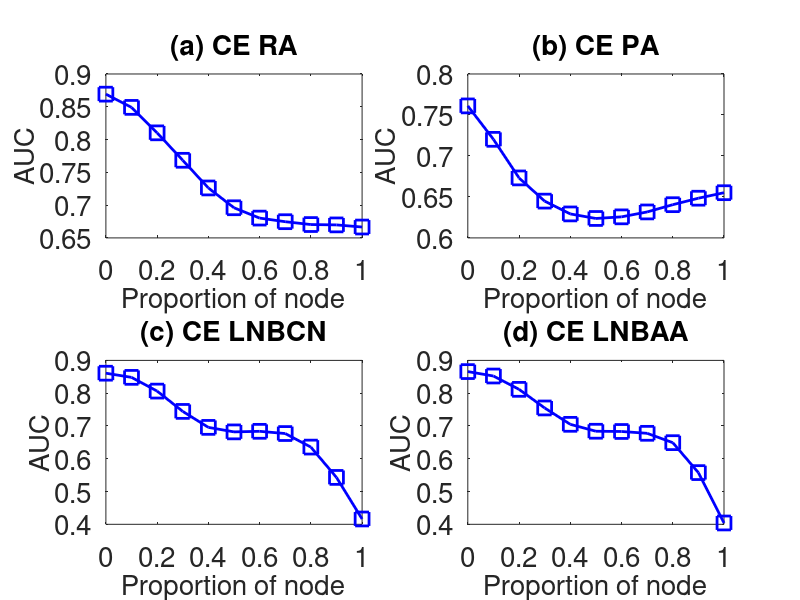

Write the MATLAB code that produced this figure.
subplot(2,2,1);
x=0:0.1:1;
y=[0.869236	0.849062	0.81023	0.768373	0.726174	0.695966	0.680215	0.674708	0.670366	0.669826	0.666584
];
plot(x,y,'-bs','LineWidth',2,'MarkerSize',10);
set(gca,'FontSize',20);
xlabel('Proportion of node','fontsize',20);
ylabel('AUC','fontsize',20);
title('(a) CE RA','fontsize',20);

subplot(2,2,2);
x=0:0.1:1;
y=[0.761047	0.720273	0.673181	0.644879	0.629253	0.623703	0.625682	0.63167	0.640518	0.648433	0.655141
];
plot(x,y,'-bs','LineWidth',2,'MarkerSize',10);
set(gca,'FontSize',20);
xlabel('Proportion of node','fontsize',20);
ylabel('AUC','fontsize',20);
title('(b) CE PA','fontsize',20);

subplot(2,2,3);
x=0:0.1:1;
y=[0.8609	0.848233	0.806326	0.744391	0.695665	0.681909	0.683662	0.67687	0.635526	0.543038	0.416248
];
plot(x,y,'-bs','LineWidth',2,'MarkerSize',10);
set(gca,'FontSize',20);
xlabel('Proportion of node','fontsize',20);
ylabel('AUC','fontsize',20);
title('(c) CE LNBCN','fontsize',20);


subplot(2,2,4);
x=0:0.1:1;
y=[0.865831	0.852329	0.811688	0.754899	0.70498	0.683888	0.683139	0.677574	0.649056	0.557722	0.404068
];
plot(x,y,'-bs','LineWidth',2,'MarkerSize',10);
set(gca,'FontSize',20);
xlabel('Proportion of node','fontsize',20);
ylabel('AUC','fontsize',20);
title('(d) CE LNBAA','fontsize',20);
